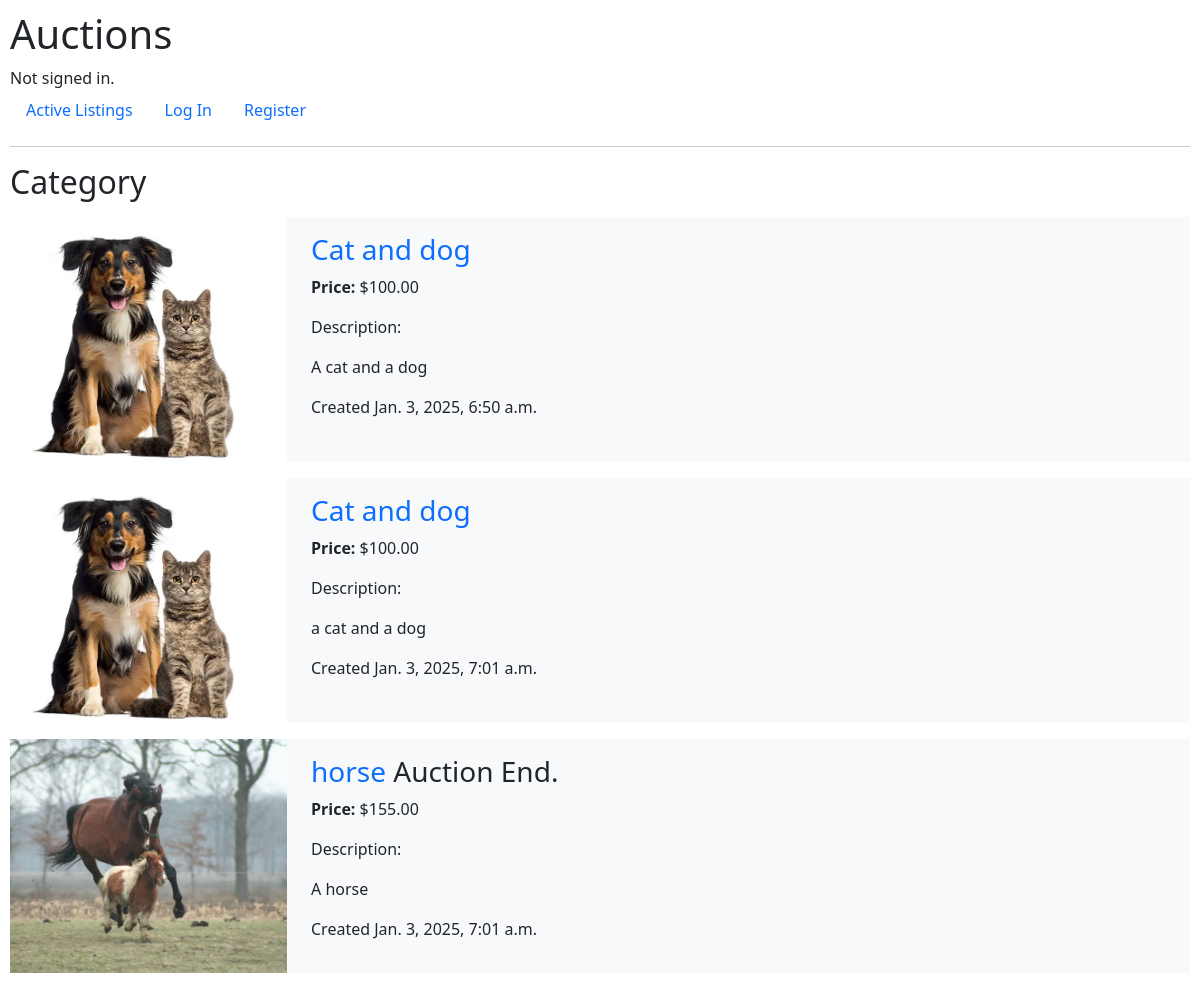
The app's page /category/animal/ with its own data.
### auctions/models.py (models this page shows, shortened)
class AuctionListings(models.Model):
    title = models.CharField(max_length=64)
    description = models.TextField(max_length=200, blank=True, null=True)
    image = models.ImageField(upload_to='images/', blank=True, null=True)
    user = models.ForeignKey(User, on_delete=models.CASCADE, related_name="user_listings")
    date = models.DateTimeField(auto_now_add=True)
    active = models.BooleanField(default=True)
    price = models.DecimalField(max_digits=10, decimal_places=2)
    category = models.CharField(max_length=64, blank=True, null=True)

### auctions/views.py (the view)
# urls.py: path('category/<str:category>/', views.view_category_list, name='view_category_list'),
def view_category_list(request, category):
    lists = AuctionListings.objects.filter(category=category)
    return render(request, "auctions/index.html", {
        "title": "Category" if lists.exists() else "You don't have any auction with this category",
        "lists": lists
    })

### auctions/templates/auctions/index.html (shortened to what this page needs)
{% extends "auctions/layout.html" %} {% block body %}
<h2 class="mb-3">{{ title }}</h2>
 {% for auction in lists %}
<div class="auction mb-3">
  <div class="row">
    <div class="col-3">
      {% if auction.image %}
      <img
        class="image_index"
        src="{{ auction.image.url }}"
        alt="{{ auction.title }}"
      />
      {% endif %}
    </div>
    <div class="col-9 py-3">
      <h3>
        <a
          href="{% url 'list_view' auction.id %}"
          class="text-decoration-none link-opacity-75-hover"
        >
          {{ auction.title }}
        </a>
        {% if auction.active == False %} Auction End. {% endif %}
      </h3>
      <p><span class="bold">Price: </span>${{ auction.price }}</p>
      <p>Description:</p>
      {% if auction.description %}
      <p>{{ auction.description }}</p>
      {% else %}
      <p>The user did not provide a description.</p>
      {% endif %}
      <p>Created {{ auction.date }}</p>
    </div>
  </div>
</div>
{% endfor %} {% endblock %}

### auctions/static/auctions/styles.css (style rules this page uses)
body { padding: 10px; }
.bold { font-weight: bold; }
.auction { background-color: rgb(248, 249, 250); }
a { text-decoration: none; color: black; }
.image_index { width: 100%; height: 100%; object-fit: cover; }

### records on screen
AuctionListings: image (picture), title "Cat and dog", price "100.00", description "A cat and a dog", date "Jan. 3, 2025, 6:50 a.m."
AuctionListings: image (picture), title "Cat and dog", price "100.00", description "a cat and a dog", date "Jan. 3, 2025, 7:01 a.m."
AuctionListings: image (picture), title "horse", active "Auction End.", price "155.00", description "A horse", date "Jan. 3, 2025, 7:01 a.m."

### other values on screen
{{ title }} "Category"
